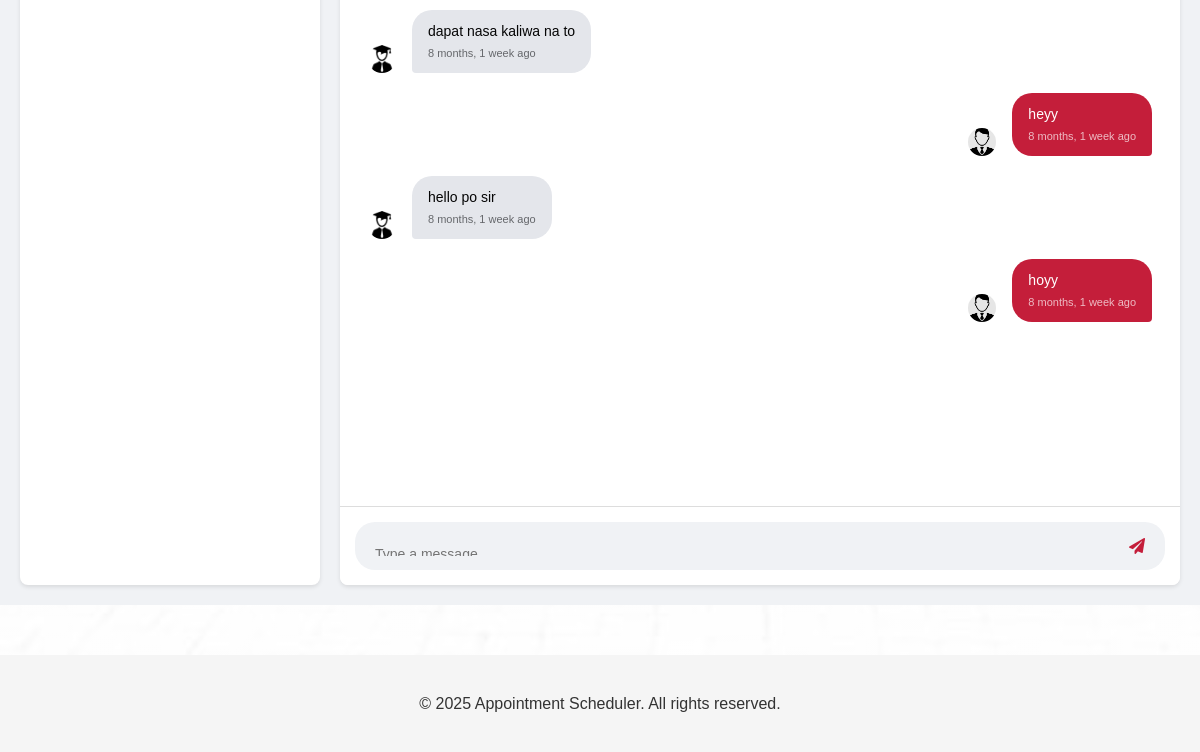
The page /faculty-messages/ (signed in, lower part) on the database as committed earlier.
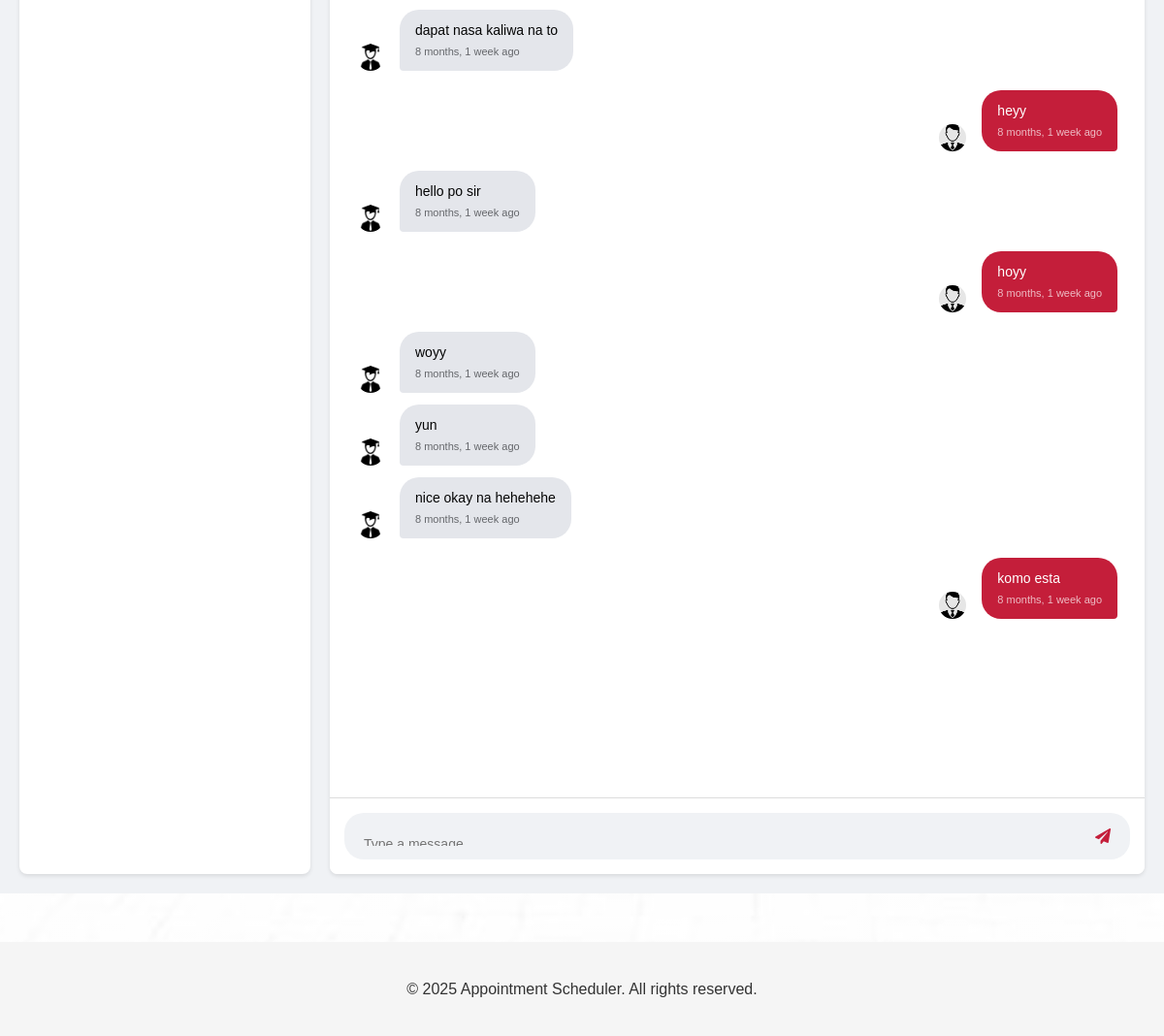
The same page on the database as committed later.
### AppointmentWebsite/models.py (models this page shows)
class Message(models.Model):
    student = models.ForeignKey(User, on_delete=models.CASCADE, related_name='student_messages')
    faculty = models.ForeignKey(User, on_delete=models.CASCADE, related_name='faculty_messages')
    content = models.TextField()
    sender_type = models.CharField(max_length=10, choices=[('student', 'Student'), ('faculty', 'Faculty')])
    attachment = models.FileField(upload_to='message_attachments/', null=True, blank=True)
    is_read = models.BooleanField(default=False)
    created_at = models.DateTimeField(auto_now_add=True)
    updated_at = models.DateTimeField(auto_now=True)
    class Meta:
        ordering = ['-created_at']
    def __str__(self):
        return f"Message from {self.get_sender().get_full_name()} to {self.get_recipient().get_full_name()}"
    def get_sender(self):
        return self.student if self.sender_type == 'student' else self.faculty
    def get_recipient(self):
        return self.faculty if self.sender_type == 'student' else self.student

### Appointment_Scheduler/views.py (the view)
# urls.py: path('faculty-messages/', views.faculty_messages_view, name='faculty_messages'),
@login_required
def faculty_messages_view(request):
    try:
        user_profile = request.user.userprofile
        if user_profile.user_type != 'faculty':
            raise PermissionDenied
        selected_student_id = request.GET.get('student_id')
        students = User.objects.filter(
            student_messages__faculty=request.user  # Get students who have messages with this faculty
        ).distinct()  # Use distinct to avoid duplicates
        if selected_student_id:
            messages = Message.objects.filter(
                faculty=request.user,
                student_id=selected_student_id
            ).order_by('-created_at')
        else:
            messages = Message.objects.filter(
                faculty=request.user
            ).order_by('-created_at')
        print(f"Number of students found: {students.count()}")  # Debug print
        print(f"Students: {[s.get_full_name() for s in students]}")  # Debug print
        print(f"Number of messages: {messages.count()}")  # Debug print
        return render(request, 'faculty_messages.html', {
            'messages': messages,
            'students': students
        })
    except UserProfile.DoesNotExist:
        messages.error(request, 'User profile not found')
        return redirect('logout')

### templates/faculty_messages.html (shortened to what this page needs)
{% extends 'base.html' %}
{% load static %}
{% block content %}
<div class="messages-page">
    <div class="students-list">
    </div>
    <div class="chat-container">
        <div class="messages-area" id="messagesArea">
            <div class="messages-wrapper">
                {% if messages %}
                    {% for message in messages reversed %}
                        {% if message.sender_type == 'faculty' and message.faculty == user %}
                            <div class="message-group sent">
                                <div class="message sent">
                                    {{ message.content }}
                                    <div class="message-time">{{ message.created_at|timesince }} ago</div>
                                </div>
                                <img src="{% if user.profile_picture %}{{ user.profile_picture.url }}{% else %}{% static 'images/faculty.png' %}{% endif %}"
                                     class="message-avatar" alt="Your profile picture">
                            </div>
                        {% else %}
                            <div class="message-group received">
                                <img src="{% if message.student.profile_picture %}{{ message.student.profile_picture.url }}{% else %}{% static 'images/student.png' %}{% endif %}"
                                     class="message-avatar" alt="{{ message.student.get_full_name }}">
                                <div class="message received">
                                    {{ message.content }}
                                    <div class="message-time">{{ message.created_at|timesince }} ago</div>
                                </div>
                            </div>
                        {% endif %}
                    {% endfor %}
                {% else %}
                    <div class="no-messages">
                        <p>Select a student to view messages</p>
                    </div>
                {% endif %}
            </div>
        </div>
        <div class="message-input-area">
            <form id="messageForm" method="post" action="{% url 'send_message' %}">
                <div class="input-wrapper">
                    <textarea class="message-input"
                            id="messageContent"
                            name="content"
                            placeholder="Type a message..."
                            rows="1"></textarea>
                    <button type="submit" class="send-button">
                        <i class="fas fa-paper-plane"></i>
                    </button>
                </div>
            </form>
        </div>
    </div>
</div>
{% endblock %}

### templates/base.html (shortened to what this page needs)
{% load static %}
<!DOCTYPE html>
<html lang="en">
<head>
    <link href="https://cdn.jsdelivr.net/npm/bootstrap@5.3.0/dist/css/bootstrap.min.css" rel="stylesheet">
    <link href="https://cdnjs.cloudflare.com/ajax/libs/font-awesome/6.0.0/css/all.min.css" rel="stylesheet">
    <link rel="stylesheet" href="{% static 'css/style.css' %}">
</head>
<body>
    {% include 'header.html' %}
    <div class="content-wrapper">
        <div class="main-content">
            {% block content %}
            {% endblock %}
        </div>
        <footer class="footer">
            <div class="container">
                © 2025 Appointment Scheduler. All rights reserved.
            </div>
        </footer>
    </div>
</body>
</html>

### templates/header.html (shortened to what this page needs)
{% load static %}
<link rel="stylesheet" href="https://cdnjs.cloudflare.com/ajax/libs/font-awesome/5.15.4/css/all.min.css">

### static/css/style.css (style rules this page uses)
:root { --primary-red: #9D2235; --dark-red: #7B1E2B; --white: #FFFFFF; --light-gray: #F5F5F5; --dark-gray: #333333; --border-gray: #DDDDDD; }
body { font-family: Arial, sans-serif; line-height: 1.6; margin: 0; padding: 0; background-image: linear-gradient(rgba(255, 255, 255, 0.7), rgba(255, 255, 255, 0.7)), url('../images/batstate-bg.jpg'); background-repeat: no-repeat; background-position: center center; background-attachment: fixed; background-size: cover; min-height: 100vh; width: 100%; }
.container { max-width: 1200px; margin: 0 auto; padding: 20px; }
footer { text-align: center; padding: 1rem; background-color: rgba(245, 245, 245, 0.95); color: var(--dark-gray); position: relative; bottom: 0; width: 100%; margin-top: 50px; }

### templates/faculty_messages.html (style rules this page uses)
.messages-page { display: flex; height: calc(100vh - 100px); padding: 20px; background: #f0f2f5; }
.students-list { width: 300px; background: white; border-radius: 8px; overflow-y: auto; margin-right: 20px; box-shadow: 0 2px 4px rgba(0,0,0,0.1); }
.chat-container { flex: 1; display: flex; flex-direction: column; background: white; border-radius: 8px; overflow: hidden; box-shadow: 0 2px 4px rgba(0,0,0,0.1); }
.messages-area { flex: 1; overflow-y: auto; padding: 20px; background: white; }
.messages-wrapper { display: flex; flex-direction: column; }
.message-group.sent { flex-direction: row-reverse; justify-content: flex-start; }
.message-group.received { flex-direction: row; justify-content: flex-start; }
.message.sent { background-color: #C41E3A; color: white; border-bottom-right-radius: 4px; }
.message.received { background-color: #E4E6EB; color: #050505; border-bottom-left-radius: 4px; }
.message.sent .message-time { color: rgba(255, 255, 255, 0.7); text-align: right; }
.message.received .message-time { color: #65676B; text-align: left; }
.message-input-area { padding: 15px; border-top: 1px solid #ddd; background: white; }
.input-wrapper { display: flex; align-items: center; gap: 10px; background: #F0F2F5; border-radius: 20px; padding: 8px 12px; }
.message-input { flex: 1; padding: 8px; border: none; background: transparent; resize: none; height: 20px; font-size: 14px; line-height: 20px; outline: none; }
.send-button { background: transparent; color: #C41E3A; border: none; width: 32px; height: 32px; border-radius: 50%; cursor: pointer; display: flex; align-items: center; justify-content: center; transition: background-color 0.2s; }
.message-group.sent + .message-group.sent, .message-group.received + .message-group.received { margin-top: 4px; }

Rows that differ between the two databases and show on the page:
added Message: content "woyy", created_at "8 months, 1 week"
added Message: content "yun", created_at "8 months, 1 week"
added Message: content "nice okay na hehehehe", created_at "8 months, 1 week"
added Message: content "komo esta", created_at "8 months, 1 week"
